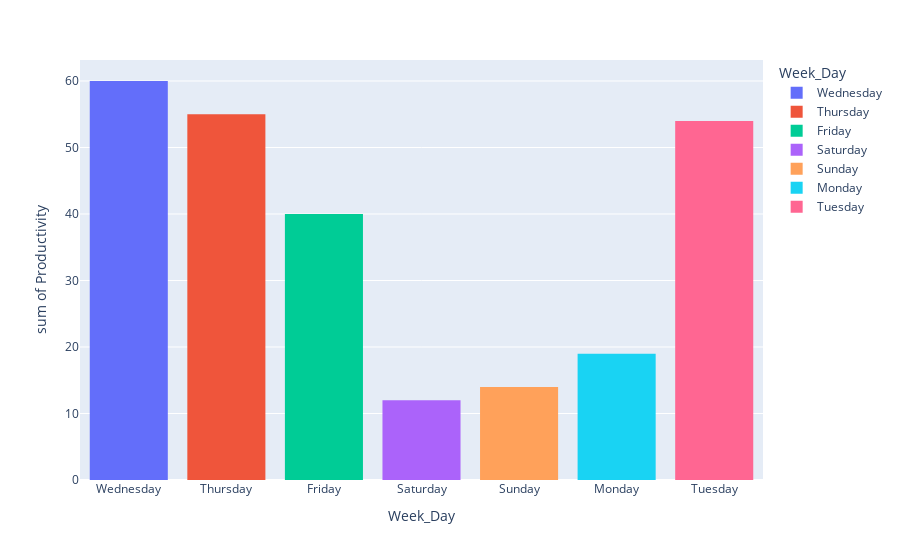

Notebook code cell kept with this figure:
### Code cell
fig = px.histogram(df,x="Week_Day",y="Productivity",color="Week_Day")
fig.show()

### Figure 1 — Plotly figure (JSON) as saved in the notebook; plotly's stock layout.template omitted (floating-point values rounded to 4 significant figures)
{"data": [{"alignmentgroup": "True", "bingroup": "x", "histfunc": "sum", "hovertemplate": "Week_Day=%{x}<br>sum of Productivity=%{y}<extra></extra>", "legendgroup": "Wednesday", "marker": {"color": "#636efa", "pattern": {"shape": ""}}, "name": "Wednesday", "offsetgroup": "Wednesday", "orientation": "v", "showlegend": true, "type": "histogram", "x": ["Wednesday", "Wednesday", "Wednesday", "Wednesday"], "xaxis": "x", "y": [22, 16, 7, 15], "yaxis": "y"}, {"alignmentgroup": "True", "bingroup": "x", "histfunc": "sum", "hovertemplate": "Week_Day=%{x}<br>sum of Productivity=%{y}<extra></extra>", "legendgroup": "Thursday", "marker": {"color": "#EF553B", "pattern": {"shape": ""}}, "name": "Thursday", "offsetgroup": "Thursday", "orientation": "v", "showlegend": true, "type": "histogram", "x": ["Thursday", "Thursday", "Thursday", "Thursday"], "xaxis": "x", "y": [9, 16, 11, 19], "yaxis": "y"}, {"alignmentgroup": "True", "bingroup": "x", "histfunc": "sum", "hovertemplate": "Week_Day=%{x}<br>sum of Productivity=%{y}<extra></extra>", "legendgroup": "Friday", "marker": {"color": "#00cc96", "pattern": {"shape": ""}}, "name": "Friday", "offsetgroup": "Friday", "orientation": "v", "showlegend": true, "type": "histogram", "x": ["Friday", "Friday", "Friday", "Friday"], "xaxis": "x", "y": [4, 15, 5, 16], "yaxis": "y"}, {"alignmentgroup": "True", "bingroup": "x", "histfunc": "sum", "hovertemplate": "Week_Day=%{x}<br>sum of Productivity=%{y}<extra></extra>", "legendgroup": "Saturday", "marker": {"color": "#ab63fa", "pattern": {"shape": ""}}, "name": "Saturday", "offsetgroup": "Saturday", "orientation": "v", "showlegend": true, "type": "histogram", "x": ["Saturday", "Saturday", "Saturday", "Saturday"], "xaxis": "x", "y": [2, 5, 3, 2], "yaxis": "y"}, {"alignmentgroup": "True", "bingroup": "x", "histfunc": "sum", "hovertemplate": "Week_Day=%{x}<br>sum of Productivity=%{y}<extra></extra>", "legendgroup": "Sunday", "marker": {"color": "#FFA15A", "pattern": {"shape": ""}}, "name": "Sunday", "offsetgroup": "Sunday", "orientation": "v", "showlegend": true, "type": "histogram", "x": ["Sunday", "Sunday", "Sunday", "Sunday"], "xaxis": "x", "y": [3, 2, 3, 6], "yaxis": "y"}, {"alignmentgroup": "True", "bingroup": "x", "histfunc": "sum", "hovertemplate": "Week_Day=%{x}<br>sum of Productivity=%{y}<extra></extra>", "legendgroup": "Monday", "marker": {"color": "#19d3f3", "pattern": {"shape": ""}}, "name": "Monday", "offsetgroup": "Monday", "orientation": "v", "showlegend": true, "type": "histogram", "x": ["Monday", "Monday", "Monday", "Monday"], "xaxis": "x", "y": [3, 9, 3, 4], "yaxis": "y"}, {"alignmentgroup": "True", "bingroup": "x", "histfunc": "sum", "hovertemplate": "Week_Day=%{x}<br>sum of Productivity=%{y}<extra></extra>", "legendgroup": "Tuesday", "marker": {"color": "#FF6692", "pattern": {"shape": ""}}, "name": "Tuesday", "offsetgroup": "Tuesday", "orientation": "v", "showlegend": true, "type": "histogram", "x": ["Tuesday", "Tuesday", "Tuesday", "Tuesday"], "xaxis": "x", "y": [12, 12, 15, 15], "yaxis": "y"}], "layout": {"barmode": "relative", "legend": {"title": {"text": "Week_Day"}, "tracegroupgap": 0}, "margin": {"t": 60}, "xaxis": {"anchor": "y", "categoryarray": ["Wednesday", "Thursday", "Friday", "Saturday", "Sunday", "Monday", "Tuesday"], "categoryorder": "array", "domain": [0, 1], "title": {"text": "Week_Day"}}, "yaxis": {"anchor": "x", "domain": [0, 1], "title": {"text": "sum of Productivity"}}}}
